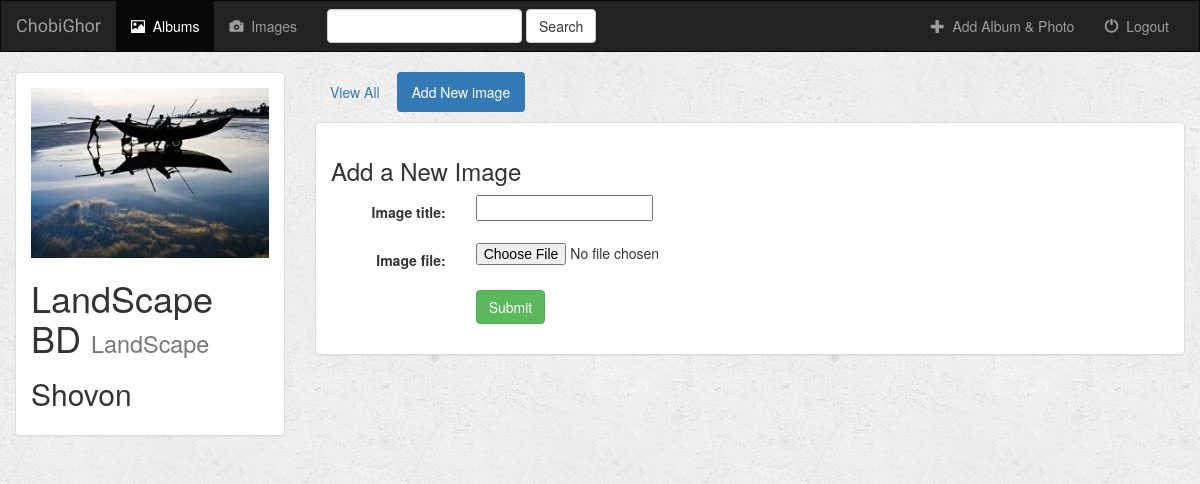
The app's page /photo/6/create_image/ with its own data.
### photo/models.py (models this page shows)
class Album(models.Model):
    user = models.ForeignKey(User, null=True, on_delete=models.CASCADE)
    artist = models.CharField(max_length=250)
    album_title = models.CharField(max_length=500)
    genre = models.CharField(max_length=100)
    album_logo = models.FileField()
    is_favorite = models.BooleanField(default=False)
    def __str__(self):
        return self.album_title + ' - ' + self.artist

### photo/views.py (the view, shortened to what this page needs)
# urls.py: url(r'^(?P<album_id>[0-9]+)/create_image/$', views.create_image, name='create_image'),
def create_image(request, album_id):
    form = ImageForm(request.POST or None, request.FILES or None)
    album = get_object_or_404(Album, pk=album_id)
    context = {
        'album': album,
        'form': form,
    }
    return render(request, 'photo/create_image.html', context)

### photo/forms.py
class ImageForm(forms.ModelForm):
    class Meta:
        model = Image
        fields = ['image_title', 'image_file']

### photo/templates/photo/create_image.html (shortened to what this page needs)
{% extends 'photo/base.html' %}
{% block albums_active %}active{% endblock %}
{% block body %}
<div class="container-fluid">
    <div class="row">
        <div class="col-sm-4 col-md-3">
            <div class="panel panel-default">
                <div class="panel-body">
                        <a href="{% url 'photo:detail' album.id %}">
                            {% if album.album_logo %}
                                <img src="{{ album.album_logo.url }}" class="img-responsive">
                            {% else %}
                                <h3>No image to display</h3>
                            {% endif %}
                        </a>
                    <h1>{{ album.album_title }} <small>{{ album.genre }}</small></h1>
                    <h2>{{ album.artist }}</h2>
                </div>
            </div>
        </div>
        <div class="col-sm-8 col-md-9">
            <ul class="nav nav-pills" style="margin-bottom: 10px;">
                <li role="presentation"><a href="{% url 'photo:detail' album.id %}">View All</a></li>
                <li role="presentation" class="active"><a href="{% url 'photo:create_image' album.id %}">Add New image</a></li>
            </ul>
            <div class="panel panel-default">
                <div class="panel-body">
                    <h3>Add a New Image</h3>
                    <form class="form-horizontal" role="form" action="" method="post" enctype="multipart/form-data">
                        {% include 'photo/form_template.html' %}
                        <div class="form-group">
                            <div class="col-sm-offset-2 col-sm-10">
                                <button type="submit" class="btn btn-success">Submit</button>
                            </div>
                        </div>
                    </form>
                </div>
            </div>
        </div>
    </div>
</div>
{% endblock %}>

### photo/static/photo/style.css (style rules this page uses)
body { background: white url("images/background.png"); }

### records on screen
Album: album_logo (picture), album_title "LandScape BD", genre "LandScape", artist "Shovon"

### other values on screen
{{ field.label_tag }} "Image title:" "Image file:"
